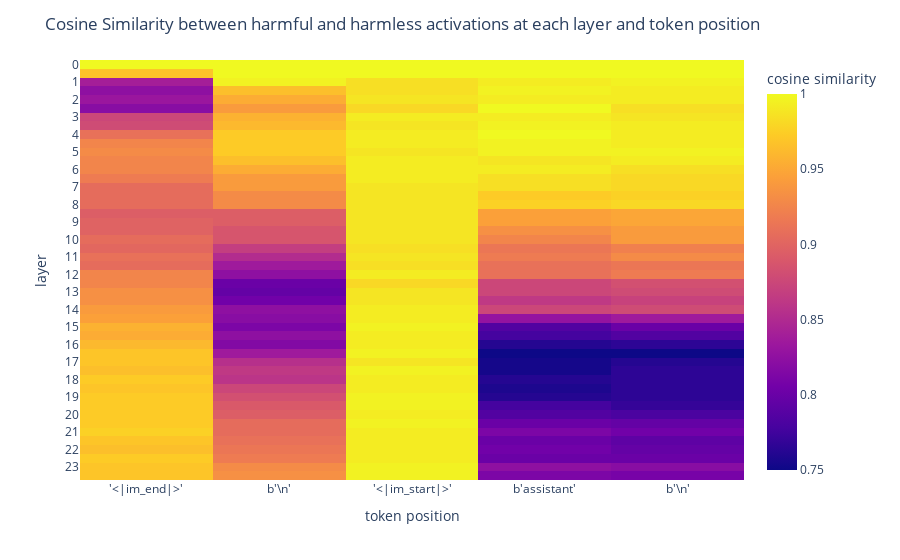

This figure's notebook cell:
### Code cell
import plotly.express as px

num_layers, num_residual_modules, num_tokens = similarity_score.shape
data = similarity_score.reshape(-1, num_tokens)
y_labels = sum([[f"{layer}-pre", f"{layer}-mid"] for layer in range(num_layers)], [])
x_labels = [repr(tok) for tok in template_suffix_toks]


fig = px.imshow(
    data,
    y=y_labels,
    labels={"x": "token position", "y": "layer", "color": "cosine similarity"},
    aspect="auto",
)
fig.update_layout(
    xaxis={
        "tickmode": "array",
        "ticktext": x_labels,
        "tickvals": list(range(len(x_labels))),
    },
    yaxis={
        "tickmode": "array",
        "ticktext": list(range(len(y_labels))),
        "tickvals": list(range(0, len(y_labels), len(act_names))),
    },
    title=(
        "Cosine Similarity between harmful and harmless activations at each layer and"
        " token position"
    ),
)
fig.show()

### Figure 1 — Plotly figure (JSON) as saved in the notebook; plotly's stock layout.template omitted (floating-point values rounded to 4 significant figures; data arrays with more than 128 entries replaced by an {"elided": "..."} marker saying what was removed)
{"data": [{"coloraxis": "coloraxis", "hovertemplate": "token position: %{x}<br>layer: %{y}<br>cosine similarity: %{z}<extra></extra>", "name": "0", "type": "heatmap", "xaxis": "x", "y": ["0-pre", "0-mid", "1-pre", "1-mid", "2-pre", "2-mid", "3-pre", "3-mid", "4-pre", "4-mid", "5-pre", "5-mid", "6-pre", "6-mid", "7-pre", "7-mid", "8-pre", "8-mid", "9-pre", "9-mid", "10-pre", "10-mid", "11-pre", "11-mid", "12-pre", "12-mid", "13-pre", "13-mid", "14-pre", "14-mid", "15-pre", "15-mid", "16-pre", "16-mid", "17-pre", "17-mid", "18-pre", "18-mid", "19-pre", "19-mid", "20-pre", "20-mid", "21-pre", "21-mid", "22-pre", "22-mid", "23-pre", "23-mid"], "yaxis": "y", "z": {"elided": "48x5 float values"}}], "layout": {"coloraxis": {"colorbar": {"title": {"text": "cosine similarity"}}, "colorscale": [[0, "#0d0887"], [0.1111, "#46039f"], [0.2222, "#7201a8"], [0.3333, "#9c179e"], [0.4444, "#bd3786"], [0.5556, "#d8576b"], [0.6667, "#ed7953"], [0.7778, "#fb9f3a"], [0.8889, "#fdca26"], [1, "#f0f921"]]}, "margin": {"t": 60}, "title": {"text": "Cosine Similarity between harmful and harmless activations at each layer and token position"}, "xaxis": {"anchor": "y", "domain": [0, 1], "tickmode": "array", "ticktext": ["'<|im_end|>'", "b'\\n'", "'<|im_start|>'", "b'assistant'", "b'\\n'"], "tickvals": [0, 1, 2, 3, 4], "title": {"text": "token position"}}, "yaxis": {"anchor": "x", "autorange": "reversed", "domain": [0, 1], "tickmode": "array", "ticktext": [0, 1, 2, 3, 4, 5, 6, 7, 8, 9, 10, 11, 12, 13, 14, 15, 16, 17, 18, 19, 20, 21, 22, 23, 24, 25, 26, 27, 28, 29, 30, 31, 32, 33, 34, 35, 36, 37, 38, 39, 40, 41, 42, 43, 44, 45, 46, 47], "tickvals": [0, 2, 4, 6, 8, 10, 12, 14, 16, 18, 20, 22, 24, 26, 28, 30, 32, 34, 36, 38, 40, 42, 44, 46], "title": {"text": "layer"}}}}
